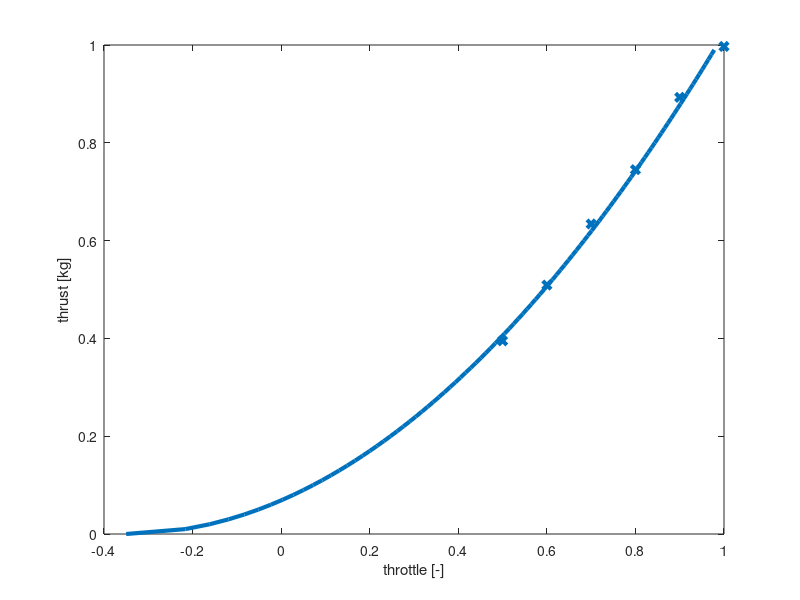

MATLAB code to generate this figure:
% copy from https://github.com/ctu-mrs/uav_core/blob/master/miscellaneous/thrust_constants/motor_thrust_curve_estimation/readytosky_2312_920kv_8045.m
% but changed propellor to Aliexpress plastic 9450 self-tightening
% propeller of https://ctu-mrs.github.io/docs/hardware/motor_tests.html
% computes ka and kb from two-point measured thrust

% masses of UAV
mass = [
0.395;
0.509;
0.634;
0.745;
0.893;
0.997;
];

% thrusts needed to hover
thrust = [
0.5;
0.6;
0.7;
0.8;
0.9;
1.0;
];

thrust

%%%%%%%%%%%%%%%%%%%%%%%%%%%%%%%%%%%%%%%%%%%%%%%%%%%%%
%%%%%%%%%%%%%%%%%%%%%%%%%%%%%%%%%%%%%%%%%%%%%%%%%%%%%

% the gravitational acceleration
g = 9.81;

% create the main matrix
A = ones(length(mass), 3);

for i=1:length(mass)
  A(i, 1) = sqrt((mass(i)*g));
  A(i, 2) = 1.0;
  A(i, 3) = mass(i)*g*0;
end

% print A
A;

% compute the linear coeficients
X = A\thrust;

% plot the constants
ka = X(1)
kb = X(2)
kc = X(3)

% plot
fig = figure(1);
y = 0:0.01:mass(end);
x = [];
for i=1:length(y)
  x(i) = ka*sqrt(y(i)*g) + kb + kc*y(i)*g*0;
end

hold off
plot(x, y, 'linewidth', 3)
hold on
scatter(thrust, mass, 'x', 'linewidth', 3)
xlabel('throttle [-]')
ylabel('thrust [kg]')